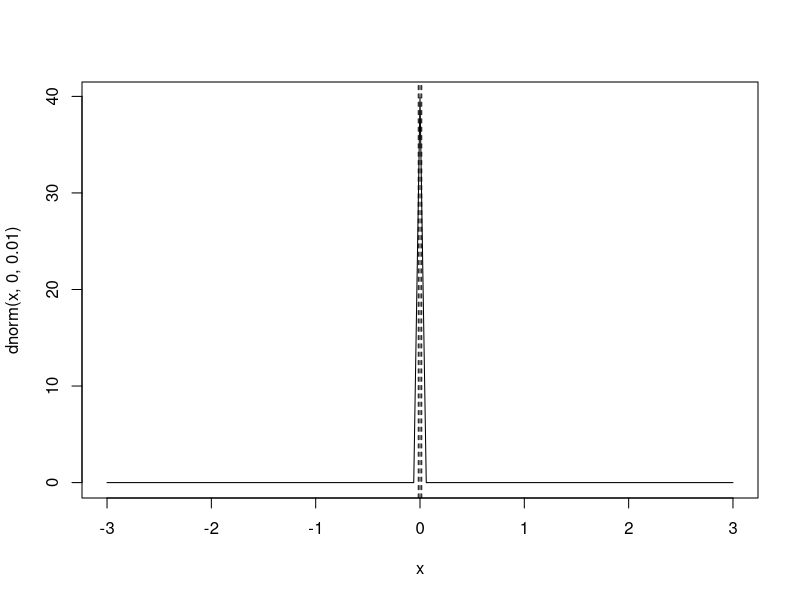
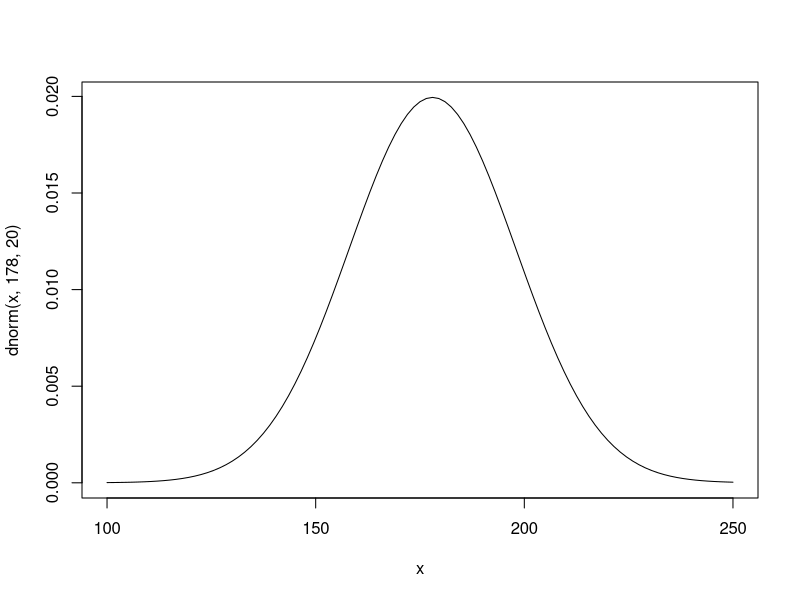
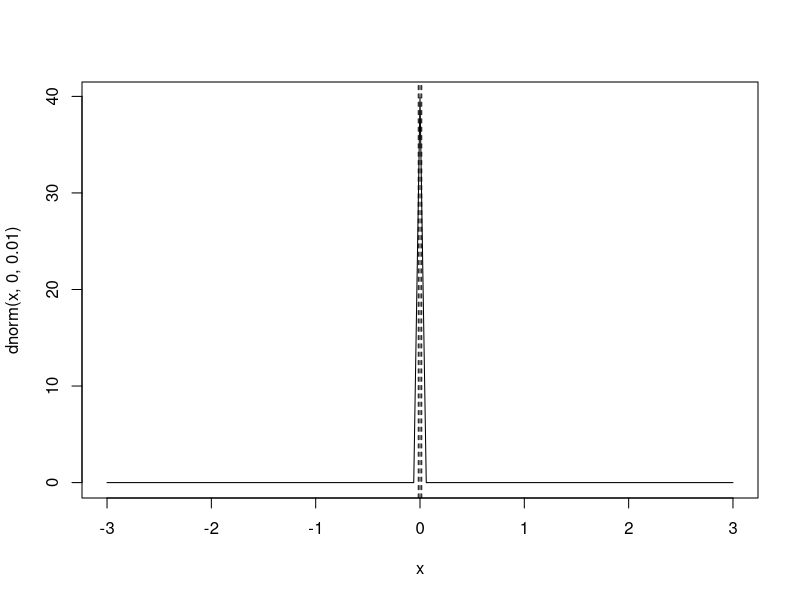
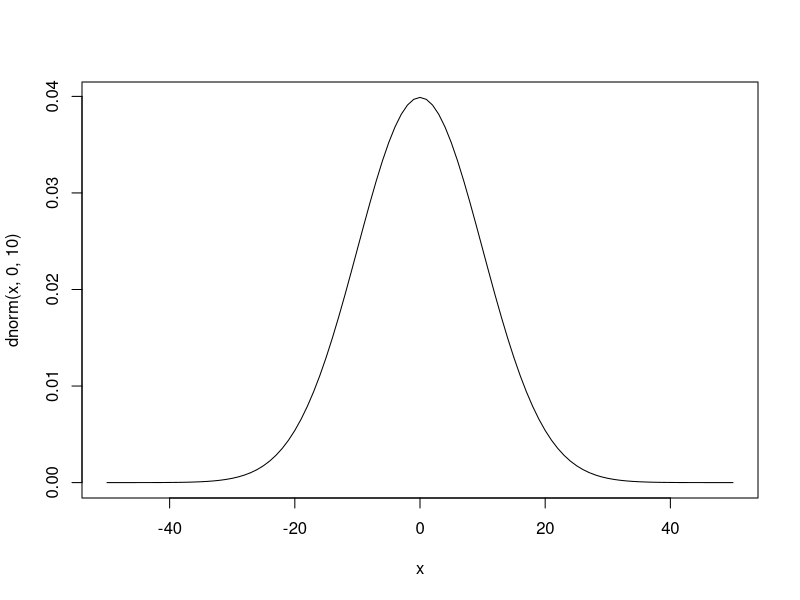
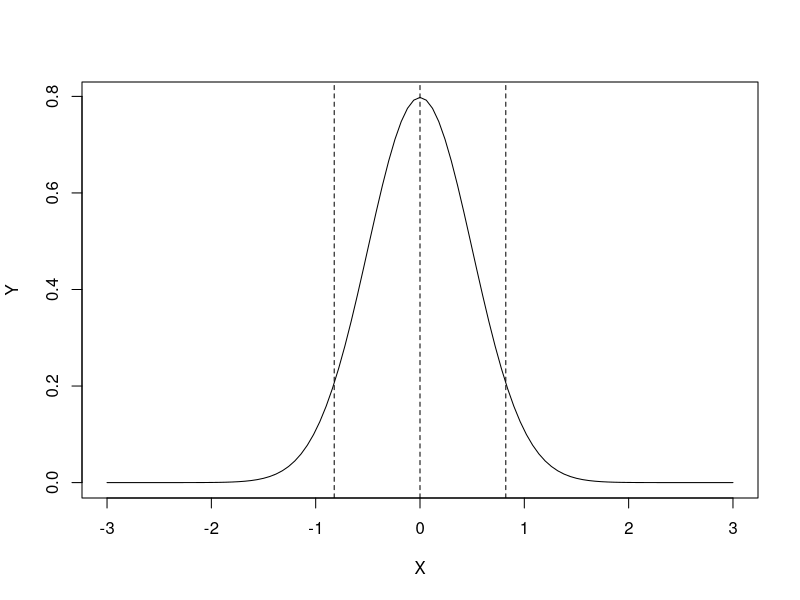
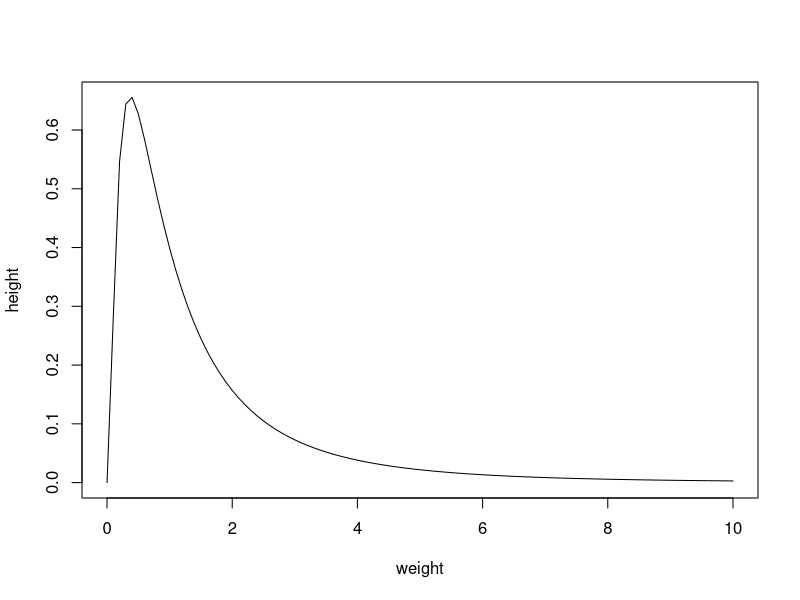
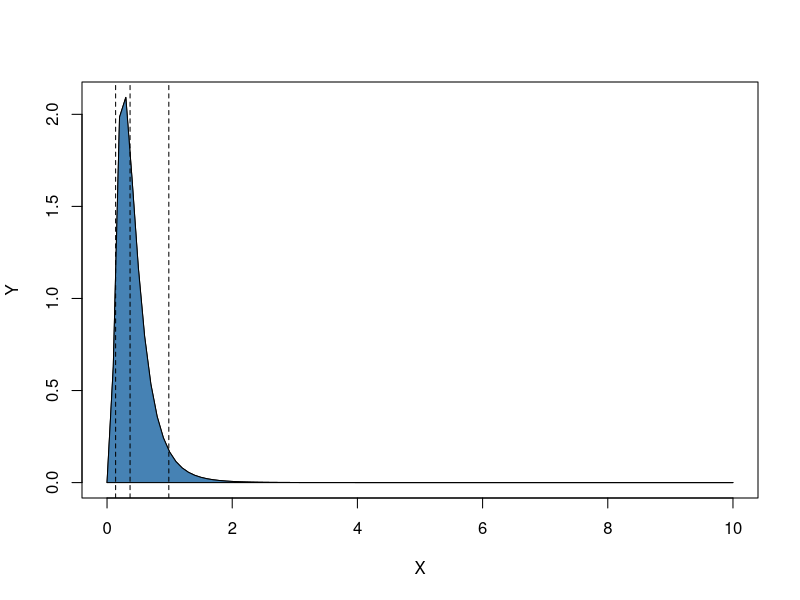
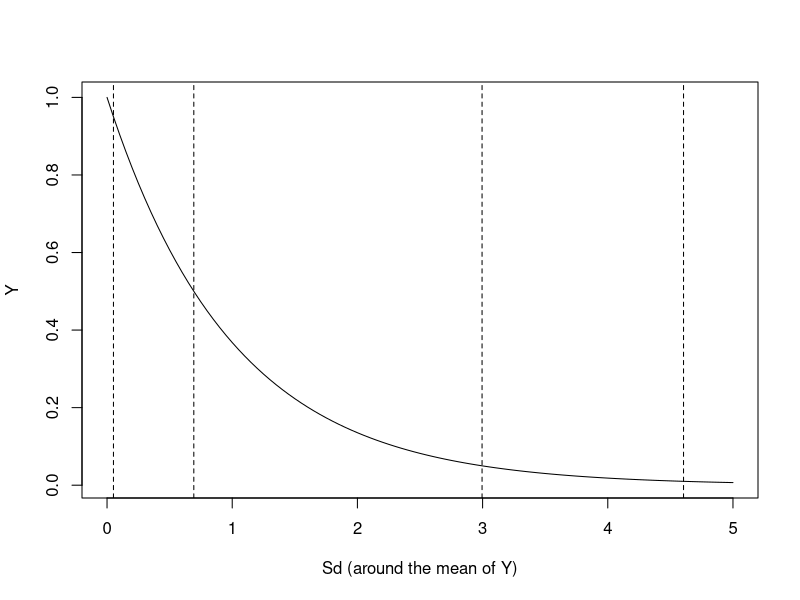

The R source for these figures, in order:
# 
# Prior implications
#

# Before setting up a joint prior model for the analysis, I inspect the prior
# for each parameter independently. 

# In a nutshell
#

curve(dnorm(x, 0, 0.01), from=-3, to=3)
qv <- qnorm(c(.05, .50, .95), mean = 0, sd=0.01)
abline(v=qv, lty=2)
set.seed(123)

N <- 1e3 ; mu <- 0 ; sigma <- 0.01
alpha <- rnorm(N, mu, sigma)
sum(alpha > 2*sigma | alpha < -2*sigma)/N

# Documented version
#

# alpha priors
#

# Normal

# Unstandardized
curve(dnorm(x, 178, 20), from=100, to=250)

# Standardized 
# Note: Should be 0!
curve(dnorm(x, 0, 0.01), from=-3, to=3)
# Probabilites
p <- c(.05, .50, .95)
# Quantile values
(qv <- qnorm(p, mean = 0, sd=0.01))
abline(v=qv, lty=2)

# Quantiles
q <- c(-0.01645, 0, 0.01645)
(pv <- pnorm(q, mean = 0, sd=0.01))
# [1] 0.04998491 0.50000000 0.95001509

# Random deviates 
set.seed(123)
N <- 1e3 ; mu <- 0 ; sigma <- 0.01
alpha <- rnorm(N, mu, sigma)
# Are 5% of all cases above 2*sigma=0.2?
sum(alpha > 2*sigma | alpha < -2*sigma)/N
# [1] 0.047


# beta priors
#

# Normal (unstandardized) 

curve(dnorm(x, 0, 10), from=-50, to=50)

# Normal (standardized)

# Setup
N <- 1e3 ; mu <- 0 ; sigma <- 0.5
# Density function 
curve(dnorm(x, mu, sigma), from=-3, to=3, xlab="X", ylab="Y")
# Probabilites 
p <- c(0.05, 0.5, 0.95)
# Quantile values
qv <- qnorm(p, mu, sigma)
# Add the quantile values to the plot
abline(v=qv, lty=2)

# Determine RNG state
set.seed(123)
# Random deviates 
alpha <- rnorm(N, mu, sigma)
# Are 5% of all cases above 2*sigma=0.2?
sum(alpha > 2*sigma | alpha < -2*sigma)/N
# [1] 0.047

# Lognormal prior (unstandardized)

curve(dlnorm(x, 0, 1), from=0, to=10, xlab="weight", ylab="height")

# Lognormal prior (standardized)

# Setup
N <- 1e3 ; mu_log <- -1 ; sigma_log <- .6
# Note: mu=f(sigma) ; chaning sigma alters mu -- vice versa!
# mu = ln(mu^2/sqrt(mu^2 + sigma^2)) 
# sigma = ln(1+sigma^2/mu^2)

# Note: ln(X) ~ normal(mu, sigma). 
# Here reversed: X ~ lognormal(mu_log, sigma_log)
polygon(
        curve(dlnorm(x, mu_log, sigma_log), from=0, to=10, xlab="X", ylab="Y")
        , col="steelblue"
)
#curve(dlnorm(x, mu_log, sigma_log), from=0, to=10, 
# Probabilites
p <- c(0.05, 0.5, 0.95)
# Quantile values
(qv <- qlnorm(p, mu_log, sigma_log))
# Add the quantile values to the plot
abline(v=qv, lty=2)

# Determine RNG state
set.seed(123)
# Random deviates 
alpha <- rlnorm(N, mu_log, sigma_log)
# Are 5% of all cases above 1? 
sum(alpha > 1)/N

# Sigma priors
#

# Uniform

# Note: Since Stan, for example, explicitally warns against uniform priors, and
# I don't use them either, I decided to leave out uniform priors.

# Exponential (standardized)

# Setup
N <- 1e3 ; lambda <- 1
# Density function 
curve(dexp(x, lambda), from=0, to=5, xlab="Sd (around the mean of Y)",
      ylab="Y")
# Probabilites 
p <- c(0.05, 0.5, 0.95, .99)
# Quantile values
qv <- qexp(p, lambda)
# Add the quantile values to the plot
abline(v=qv, lty=2)

# Determine RNG state
set.seed(123)
# Random deviates 
sigma <- rexp(N, lambda)
# How much prob. mass is above 2 Sd?
sum(sigma > 2)/N

# Data distribution
#

# Student t

# Note: If the pareto-k stats tells you there are highly infuential points, you
# might change the expecation of your model. Do not simply drop outliers! They
# are not impossible (i.e., dropping) they are just implausible -- given your 
# model.


















